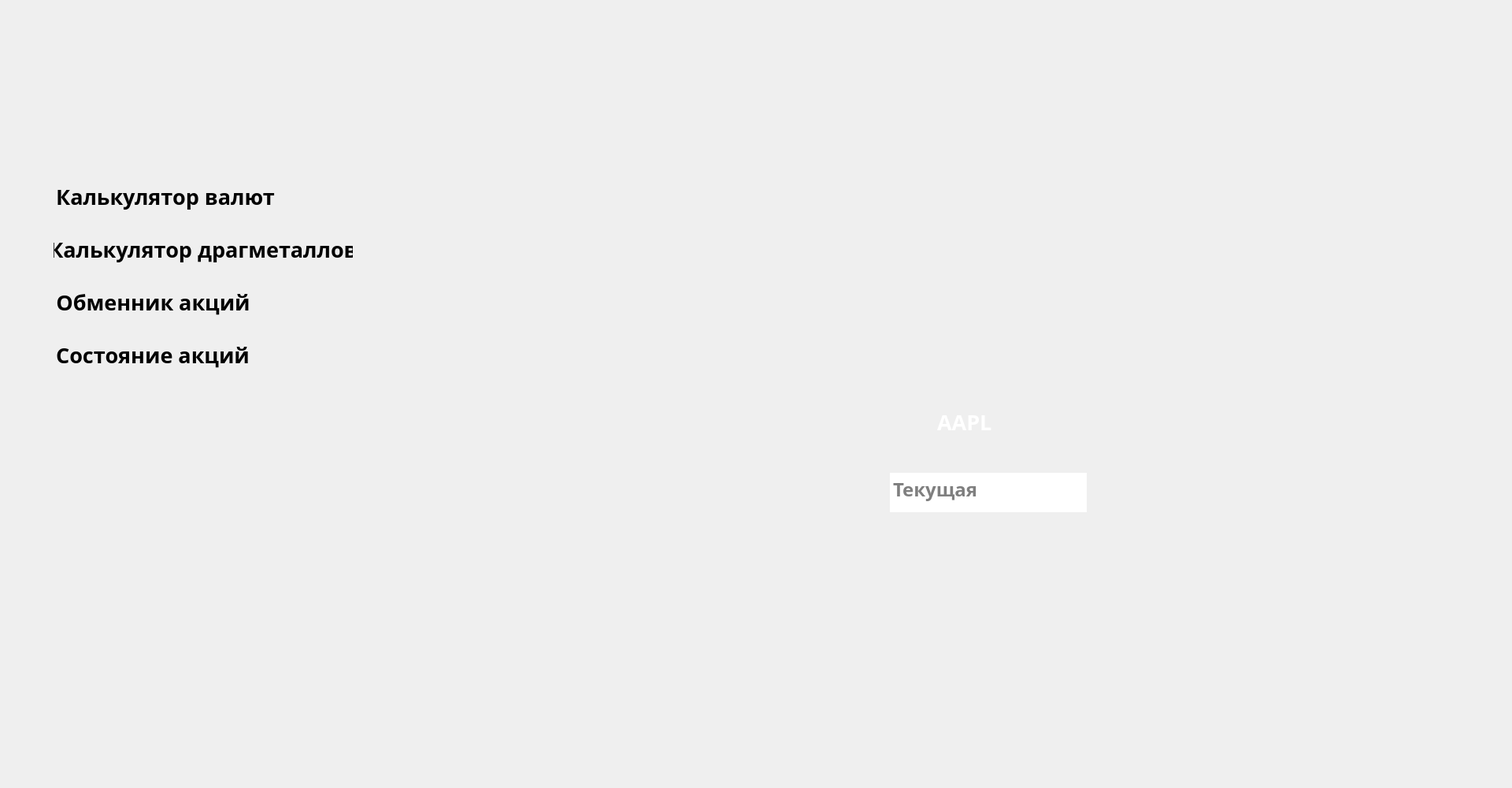
<?xml version="1.0" encoding="UTF-8"?>
<ui version="4.0">
 <class>sosakc</class>
 <widget class="QDialog" name="sosakc">
  <property name="geometry">
   <rect>
    <x>0</x>
    <y>0</y>
    <width>1920</width>
    <height>1000</height>
   </rect>
  </property>
  <property name="windowTitle">
   <string>LSD ARM</string>
  </property>
  <widget class="QLabel" name="label_2">
   <property name="geometry">
    <rect>
     <x>548</x>
     <y>0</y>
     <width>1378</width>
     <height>1028</height>
    </rect>
   </property>
   <property name="text">
    <string/>
   </property>
   <property name="pixmap">
    <pixmap resource="res.qrc">:/new/prefix1/images/SOS_AKC.svg</pixmap>
   </property>
   <property name="scaledContents">
    <bool>true</bool>
   </property>
  </widget>
  <widget class="QWidget" name="horizontalLayoutWidget">
   <property name="geometry">
    <rect>
     <x>0</x>
     <y>0</y>
     <width>549</width>
     <height>1012</height>
    </rect>
   </property>
   <layout class="QHBoxLayout" name="horizontalLayout_2">
    <property name="spacing">
     <number>0</number>
    </property>
    <item>
     <layout class="QVBoxLayout" name="verticalLayout_2">
      <property name="spacing">
       <number>0</number>
      </property>
      <property name="sizeConstraint">
       <enum>QLayout::SetDefaultConstraint</enum>
      </property>
      <property name="leftMargin">
       <number>67</number>
      </property>
      <property name="topMargin">
       <number>210</number>
      </property>
      <property name="rightMargin">
       <number>100</number>
      </property>
      <property name="bottomMargin">
       <number>520</number>
      </property>
      <item alignment="Qt::AlignLeft">
       <widget class="QPushButton" name="pushButton_4">
        <property name="font">
         <font>
          <family>HelveticaNeueCyr</family>
          <pointsize>20</pointsize>
          <bold>true</bold>
          <kerning>true</kerning>
         </font>
        </property>
        <property name="text">
         <string>Калькулятор валют</string>
        </property>
        <property name="default">
         <bool>false</bool>
        </property>
        <property name="flat">
         <bool>true</bool>
        </property>
       </widget>
      </item>
      <item>
       <spacer name="verticalSpacer_5">
        <property name="orientation">
         <enum>Qt::Vertical</enum>
        </property>
        <property name="sizeType">
         <enum>QSizePolicy::Fixed</enum>
        </property>
        <property name="sizeHint" stdset="0">
         <size>
          <width>20</width>
          <height>5</height>
         </size>
        </property>
       </spacer>
      </item>
      <item alignment="Qt::AlignLeft">
       <widget class="QPushButton" name="pushButton_7">
        <property name="font">
         <font>
          <family>HelveticaNeueCyr</family>
          <pointsize>20</pointsize>
          <bold>true</bold>
         </font>
        </property>
        <property name="text">
         <string>Калькулятор драгметаллов</string>
        </property>
        <property name="default">
         <bool>false</bool>
        </property>
        <property name="flat">
         <bool>true</bool>
        </property>
       </widget>
      </item>
      <item>
       <spacer name="verticalSpacer_6">
        <property name="orientation">
         <enum>Qt::Vertical</enum>
        </property>
        <property name="sizeType">
         <enum>QSizePolicy::Fixed</enum>
        </property>
        <property name="sizeHint" stdset="0">
         <size>
          <width>10</width>
          <height>5</height>
         </size>
        </property>
       </spacer>
      </item>
      <item alignment="Qt::AlignLeft">
       <widget class="QPushButton" name="pushButton_9">
        <property name="font">
         <font>
          <family>HelveticaNeueCyr</family>
          <pointsize>20</pointsize>
          <bold>true</bold>
         </font>
        </property>
        <property name="layoutDirection">
         <enum>Qt::LeftToRight</enum>
        </property>
        <property name="text">
         <string>Обменник акций</string>
        </property>
        <property name="flat">
         <bool>true</bool>
        </property>
       </widget>
      </item>
      <item>
       <spacer name="verticalSpacer_8">
        <property name="orientation">
         <enum>Qt::Vertical</enum>
        </property>
        <property name="sizeType">
         <enum>QSizePolicy::Fixed</enum>
        </property>
        <property name="sizeHint" stdset="0">
         <size>
          <width>20</width>
          <height>5</height>
         </size>
        </property>
       </spacer>
      </item>
      <item alignment="Qt::AlignLeft">
       <widget class="QPushButton" name="pushButton_10">
        <property name="font">
         <font>
          <family>HelveticaNeueCyr</family>
          <pointsize>20</pointsize>
          <bold>true</bold>
         </font>
        </property>
        <property name="text">
         <string>Состояние акций</string>
        </property>
        <property name="flat">
         <bool>true</bool>
        </property>
       </widget>
      </item>
     </layout>
    </item>
   </layout>
  </widget>
  <widget class="QTextEdit" name="textEdit">
   <property name="geometry">
    <rect>
     <x>1130</x>
     <y>600</y>
     <width>250</width>
     <height>50</height>
    </rect>
   </property>
   <property name="font">
    <font>
     <family>HelveticaNeueCyr</family>
     <pointsize>18</pointsize>
     <bold>true</bold>
    </font>
   </property>
   <property name="frameShape">
    <enum>QFrame::NoFrame</enum>
   </property>
   <property name="frameShadow">
    <enum>QFrame::Sunken</enum>
   </property>
   <property name="readOnly">
    <bool>false</bool>
   </property>
   <property name="markdown">
    <string/>
   </property>
   <property name="html">
    <string>&lt;!DOCTYPE HTML PUBLIC &quot;-//W3C//DTD HTML 4.0//EN&quot; &quot;http://www.w3.org/TR/REC-html40/strict.dtd&quot;&gt;
&lt;html&gt;&lt;head&gt;&lt;meta name=&quot;qrichtext&quot; content=&quot;1&quot; /&gt;&lt;meta charset=&quot;utf-8&quot; /&gt;&lt;style type=&quot;text/css&quot;&gt;
p, li { white-space: pre-wrap; }
hr { height: 1px; border-width: 0; }
li.unchecked::marker { content: &quot;\2610&quot;; }
li.checked::marker { content: &quot;\2612&quot;; }
&lt;/style&gt;&lt;/head&gt;&lt;body style=&quot; font-family:'HelveticaNeueCyr'; font-size:18pt; font-weight:700; font-style:normal;&quot;&gt;
&lt;p align=&quot;center&quot; style=&quot;-qt-paragraph-type:empty; margin-top:0px; margin-bottom:0px; margin-left:0px; margin-right:0px; -qt-block-indent:0; text-indent:0px;&quot;&gt;&lt;br /&gt;&lt;/p&gt;&lt;/body&gt;&lt;/html&gt;</string>
   </property>
   <property name="overwriteMode">
    <bool>false</bool>
   </property>
   <property name="acceptRichText">
    <bool>false</bool>
   </property>
   <property name="textInteractionFlags">
    <set>Qt::TextEditorInteraction</set>
   </property>
   <property name="placeholderText">
    <string>Текущая стоимость</string>
   </property>
  </widget>
  <widget class="QLabel" name="label">
   <property name="geometry">
    <rect>
     <x>0</x>
     <y>0</y>
     <width>548</width>
     <height>1048</height>
    </rect>
   </property>
   <property name="text">
    <string/>
   </property>
   <property name="pixmap">
    <pixmap resource="res.qrc">:/new/prefix1/images/LEFT PANEL_SOS_AKC.svg</pixmap>
   </property>
   <property name="scaledContents">
    <bool>true</bool>
   </property>
   <property name="wordWrap">
    <bool>false</bool>
   </property>
  </widget>
  <widget class="QPushButton" name="pushButton_11">
   <property name="geometry">
    <rect>
     <x>1123</x>
     <y>680</y>
     <width>220</width>
     <height>30</height>
    </rect>
   </property>
   <property name="cursor">
    <cursorShape>PointingHandCursor</cursorShape>
   </property>
   <property name="autoFillBackground">
    <bool>false</bool>
   </property>
   <property name="styleSheet">
    <string notr="true">background-color: rgba(255, 255, 255, 0);
border: none;</string>
   </property>
   <property name="text">
    <string/>
   </property>
  </widget>
  <widget class="QComboBox" name="comboBox">
   <property name="geometry">
    <rect>
     <x>1135</x>
     <y>510</y>
     <width>191</width>
     <height>51</height>
    </rect>
   </property>
   <property name="font">
    <font>
     <family>HelveticaNeueCyr</family>
     <pointsize>20</pointsize>
     <bold>true</bold>
    </font>
   </property>
   <property name="cursor">
    <cursorShape>PointingHandCursor</cursorShape>
   </property>
   <property name="acceptDrops">
    <bool>false</bool>
   </property>
   <property name="autoFillBackground">
    <bool>false</bool>
   </property>
   <property name="styleSheet">
    <string notr="true">QComboBox {
	border: 1px;
	background-color: rgba(255, 255, 255, 0);
	padding: 1px 1px 1px 55px;
	min-width: 6em;
	color: rgb(255, 255, 255);
}
QComboBox::drop-down {
	subcontrol-origin: padding;
	subcontrol-position: top right;
	width: 50px;
	border-top-right-radius: 1px;
	border-bottom-right-radius: 1px;
}
QComboBox::down-arrow {
	
	image: url(:/new/prefix1/images/arrow.svg);
}
 
QComboBox QAbstractItemView{
	background-color: rgba(255, 255, 255, 0);
	
	color: rgb(255, 255, 255);
 
	selection-background-color: rgb(255, 255, 255);
	selection-color: #4f4f4f;
}</string>
   </property>
   <property name="editable">
    <bool>false</bool>
   </property>
   <property name="currentText">
    <string>AAPL</string>
   </property>
   <property name="iconSize">
    <size>
     <width>16</width>
     <height>16</height>
    </size>
   </property>
   <property name="placeholderText">
    <string/>
   </property>
   <property name="frame">
    <bool>true</bool>
   </property>
   <item>
    <property name="text">
     <string>AAPL</string>
    </property>
   </item>
   <item>
    <property name="text">
     <string>MSFT</string>
    </property>
   </item>
   <item>
    <property name="text">
     <string>AMZN</string>
    </property>
   </item>
   <item>
    <property name="text">
     <string>TSLA</string>
    </property>
   </item>
   <item>
    <property name="text">
     <string>MCD</string>
    </property>
   </item>
  </widget>
  <zorder>label_2</zorder>
  <zorder>label</zorder>
  <zorder>horizontalLayoutWidget</zorder>
  <zorder>textEdit</zorder>
  <zorder>pushButton_11</zorder>
  <zorder>comboBox</zorder>
 </widget>
 <resources>
  <include location="res.qrc"/>
 </resources>
 <connections/>
</ui>
